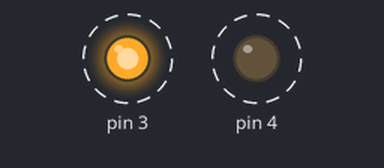
This sketch was run on a simulated Arduino Uno, built with avr-gcc and run on an emulated ATmega328P. Parts: output pins drawn as LEDs (lit = HIGH). Dashed ring = blinking. What the sketch prints to the serial monitor is not drawn.

Above: at 0.5 s.
Timing chart, 0 to 4.6 s (numbered marks = the images above):
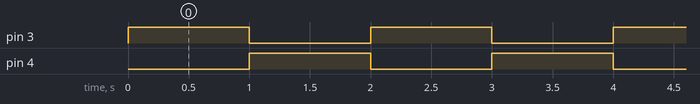

The sketch:

_1Motor.ino
```cpp
void setup() {
  // put your setup code here, to run once:

  // initialize digital pin as an output.
  pinMode(3, OUTPUT);
  pinMode(4, OUTPUT);

  // start serial port at 9600 bps:
  // Necessary whenever you want to use Serial communication
  Serial.begin(9600);
  Serial.println("I print once");
}
void loop() {
  // put your main code here, to run repeatedly:

//Spin Motor One Direction
digitalWrite(3, HIGH);
digitalWrite(4, LOW);

delay(1000);

//Spin Motor Other Direction
digitalWrite(3, LOW);
digitalWrite(4, HIGH);

delay(1000);

}
```

Measured:
- by itself, pin 3, pin 4: alternates HIGH for 1.0 s and LOW for 1.0 s
